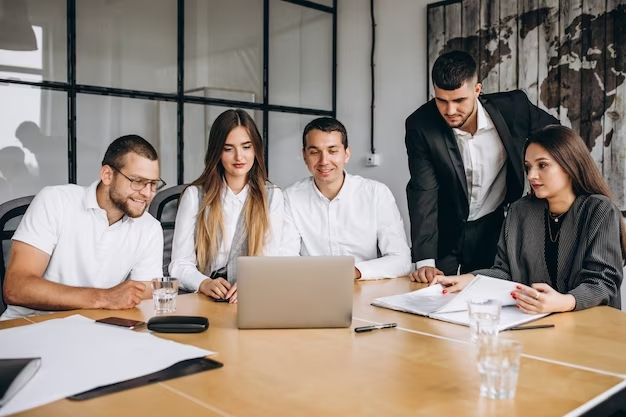
#> input picture practica4/oficina_caras.jpg, 626 x 417 px, found by its file name
$ python practica4_1.py
#> lines starting #> are read from the running program, lines starting #| are printed output that depends on the picture; after the words box and inside, x2 and y2 are one past the last pixel; in counts of white or black regions, pixels touching at a corner belong together
'''
Practica 4: Aprendizaje Supervisado y Detección de Rostros
    - Aprendizaje Supervisado
    - Detección de Rostros en imágenes
'''

import cv2
import numpy as np

# Cargamos el clasificador
clasificador = cv2.CascadeClassifier('practica4/haarcascade_frontalface_default.xml')
image = cv2.imread('practica4/oficina_caras.jpg')
#> image is the input picture: shape (417, 626, 3); mean B, G, R 125.5, 135.3, 147.3

# Transformamos la imagen a escala de grises
gray = cv2.cvtColor(image, cv2.COLOR_BGR2GRAY)
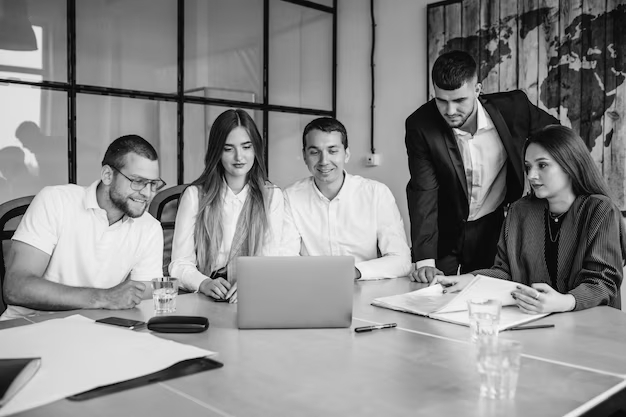
#> gray: shape (417, 626); min 0, max 250, mean 137.8

# Funciona tanto en color como en escala de grises

# Llamamos al clasificador, pasandole la imagen en escala de grises

# scaleFactor establece cuanto se escala la imagen. Esta configuración reduce la imagen en un 10%. Si la imagen se escala
# demasiado se pierde información y no reconocerá todas las caras

# Si la imagen se escala poco, se van a usar mas cantidad de imagen aumentando el tiempo y dando falsos positivos.
# Se aplica una pirámide de imágenes ya que unos rostros pueden ocupar mas o menos en la imagen y es necesario para capturar la información
faces = clasificador.detectMultiScale(gray,
    scaleFactor=1.1,
    minNeighbors=5, # los n vecinos son los cuadros delimitadores de un rostro
    minSize=(30,30), #Tamaño mínimo del objeto, los objetos mas pequeños son ignorados
    maxSize=(200,200))
#> faces = [[431, 85, 45, 45], [214, 129, 48, 48], [298, 131, 54, 54], [113, 161, 53, 53], [512, 145, 54, 54]]

# Si se detecta algún rostro con estos parámetros del clasificador se almacenan a continuación para ponerles contorno
for(x,y,w,h) in faces:
    cv2.rectangle(image,(x,y),(x+w,y+h),(0,255,0),2)
#> this loop made 5 passes
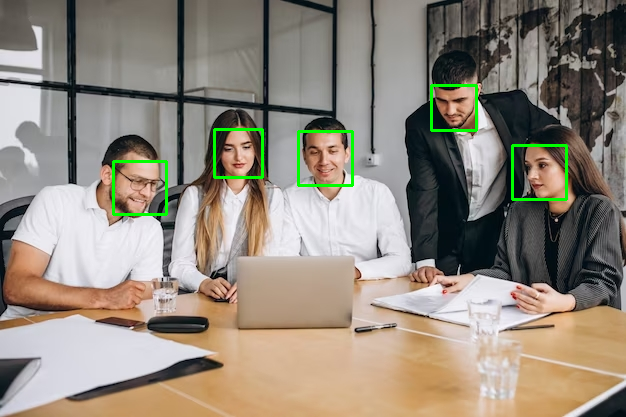
#> image: shape (417, 626, 3); 1.16% of pixels changed, all inside (x1, y1, x2, y2) = (112, 84, 568, 216)

cv2.imshow('image', image)
cv2.waitKey(0)
cv2.destroyAllWindows()

$ run again, with practica4/party_people.jpg copied over practica4/oficina_caras.jpg
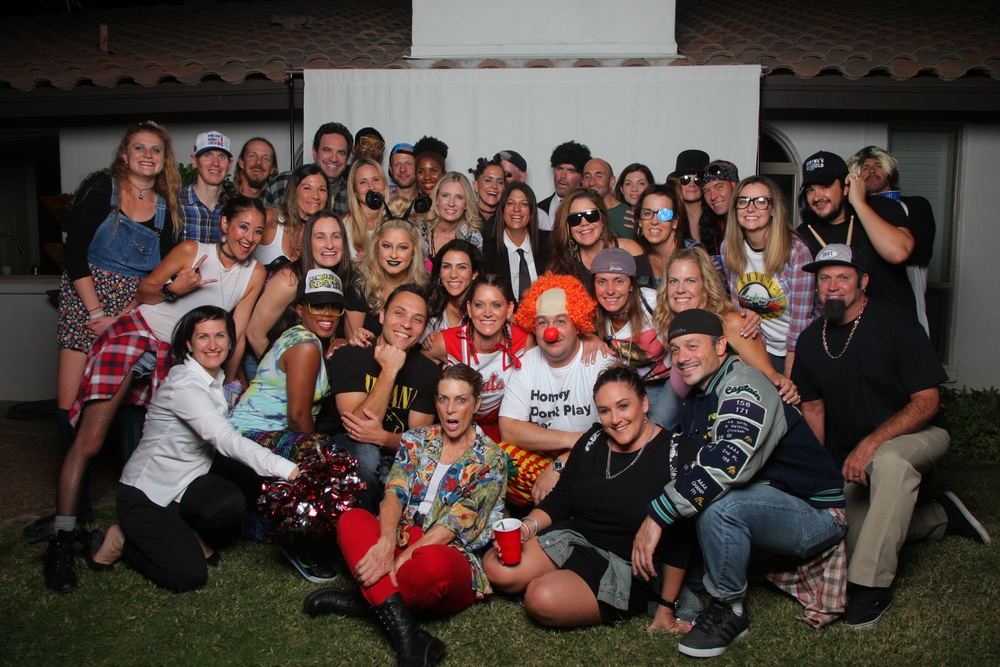
#> input picture practica4/party_people.jpg, 1000 x 667 px, shrunk from 1800 x 1200 before the run, found by its file name
#> image is the input picture: shape (667, 1000, 3); mean B, G, R 61.8, 67.3, 80.4
#> `gray = cv2.cvtColor(image, cv2.COLOR_BGR2GRAY)`:
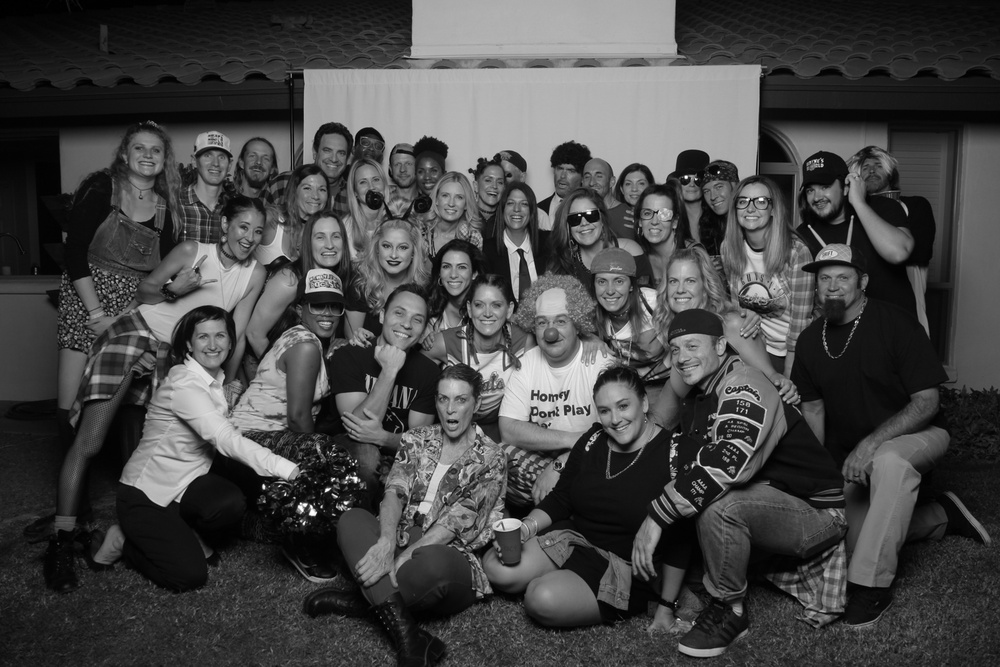
#> gray: shape (667, 1000); min 0, max 255, mean 70.6
#> faces = 25 rows, first 6: [313, 135, 42, 42], [241, 143, 36, 36], [411, 158, 34, 34], [547, 155, 37, 37], [618, 170, 34, 34], [296, 175, 37, 37]
#> the loop `for(x,y,w,h) in faces:` made 25 passes
#> after the loop `for(x,y,w,h) in faces:`:
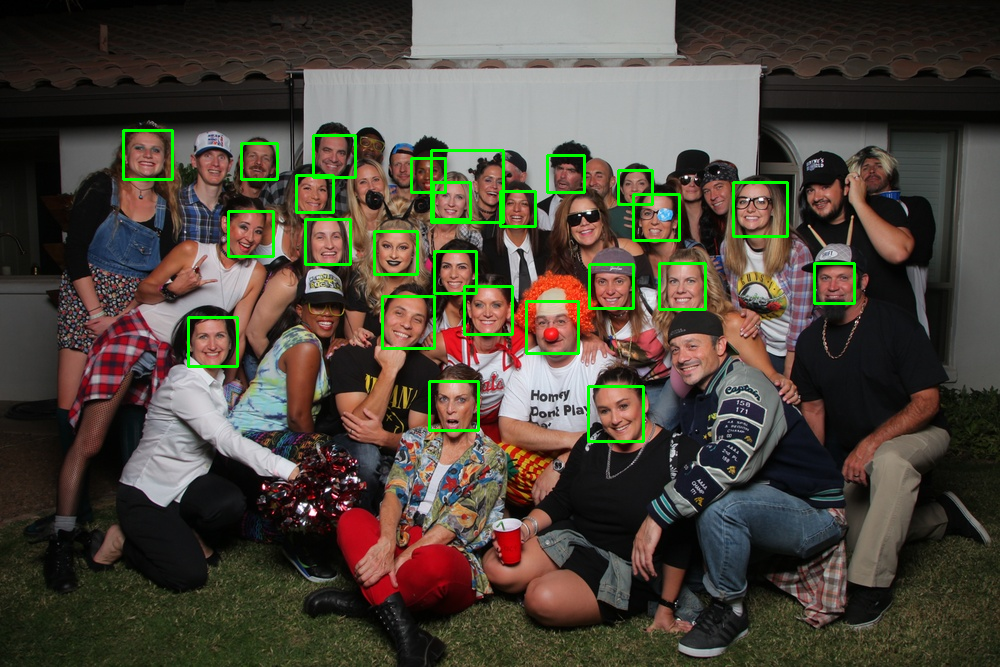
#> image: shape (667, 1000, 3); 1.98% of pixels changed, all inside (x1, y1, x2, y2) = (122, 129, 856, 443)
